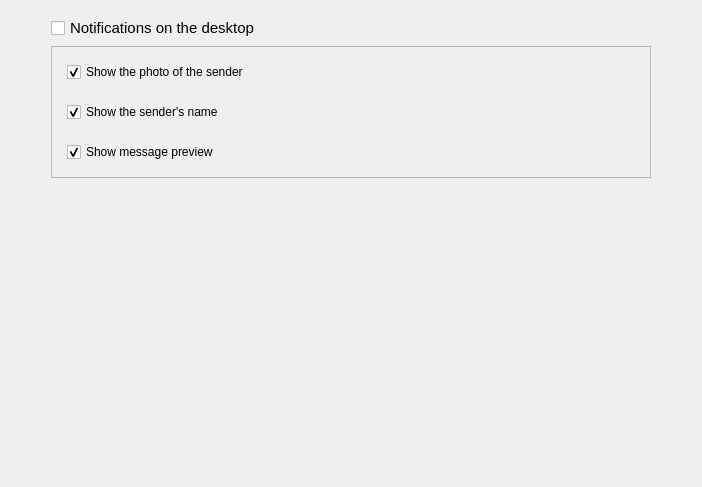
     <widget class="QWidget" name="pageNotifications">
      <layout class="QVBoxLayout" name="verticalLayout_18">
       <item>
        <layout class="QHBoxLayout" name="horizontalLayout_14">
         <property name="topMargin">
          <number>5</number>
         </property>
         <item>
          <spacer name="horizontalSpacer_15">
           <property name="orientation">
            <enum>Qt::Horizontal</enum>
           </property>
           <property name="sizeType">
            <enum>QSizePolicy::Fixed</enum>
           </property>
           <property name="sizeHint" stdset="0">
            <size>
             <width>40</width>
             <height>20</height>
            </size>
           </property>
          </spacer>
         </item>
         <item>
          <layout class="QVBoxLayout" name="verticalLayout_17">
           <item>
            <layout class="QHBoxLayout" name="horizontalLayout_13">
             <item>
              <widget class="QCheckBox" name="notify_desktop">
               <property name="font">
                <font>
                 <pointsize>11</pointsize>
                 <bold>false</bold>
                </font>
               </property>
               <property name="cursor">
                <cursorShape>PointingHandCursor</cursorShape>
               </property>
               <property name="layoutDirection">
                <enum>Qt::LeftToRight</enum>
               </property>
               <property name="text">
                <string>Notifications on the desktop</string>
               </property>
              </widget>
             </item>
            </layout>
           </item>
           <item>
            <widget class="QFrame" name="frameNotifications">
             <property name="minimumSize">
              <size>
               <width>600</width>
               <height>0</height>
              </size>
             </property>
             <property name="frameShape">
              <enum>QFrame::StyledPanel</enum>
             </property>
             <property name="frameShadow">
              <enum>QFrame::Raised</enum>
             </property>
             <layout class="QVBoxLayout" name="verticalLayout_16">
              <property name="spacing">
               <number>20</number>
              </property>
              <property name="leftMargin">
               <number>15</number>
              </property>
              <property name="topMargin">
               <number>15</number>
              </property>
              <property name="rightMargin">
               <number>15</number>
              </property>
              <property name="bottomMargin">
               <number>15</number>
              </property>
              <item>
               <widget class="QCheckBox" name="show_photo">
                <property name="enabled">
                 <bool>true</bool>
                </property>
                <property name="cursor">
                 <cursorShape>PointingHandCursor</cursorShape>
                </property>
                <property name="text">
                 <string>Show the photo of the sender</string>
                </property>
                <property name="checked">
                 <bool>true</bool>
                </property>
               </widget>
              </item>
              <item>
               <widget class="QCheckBox" name="show_name">
                <property name="enabled">
                 <bool>true</bool>
                </property>
                <property name="cursor">
                 <cursorShape>PointingHandCursor</cursorShape>
                </property>
                <property name="text">
                 <string>Show the sender's name</string>
                </property>
                <property name="checked">
                 <bool>true</bool>
                </property>
               </widget>
              </item>
              <item>
               <widget class="QCheckBox" name="show_msg">
                <property name="enabled">
                 <bool>true</bool>
                </property>
                <property name="cursor">
                 <cursorShape>PointingHandCursor</cursorShape>
                </property>
                <property name="text">
                 <string>Show message preview</string>
                </property>
                <property name="checked">
                 <bool>true</bool>
                </property>
               </widget>
              </item>
             </layout>
            </widget>
           </item>
          </layout>
         </item>
         <item>
          <spacer name="horizontalSpacer_16">
           <property name="orientation">
            <enum>Qt::Horizontal</enum>
           </property>
           <property name="sizeType">
            <enum>QSizePolicy::Fixed</enum>
           </property>
           <property name="sizeHint" stdset="0">
            <size>
             <width>40</width>
             <height>20</height>
            </size>
           </property>
          </spacer>
         </item>
        </layout>
       </item>
       <item>
        <spacer name="verticalSpacer_5">
         <property name="orientation">
          <enum>Qt::Vertical</enum>
         </property>
         <property name="sizeHint" stdset="0">
          <size>
           <width>20</width>
           <height>298</height>
          </size>
         </property>
        </spacer>
       </item>
      </layout>
     </widget>
